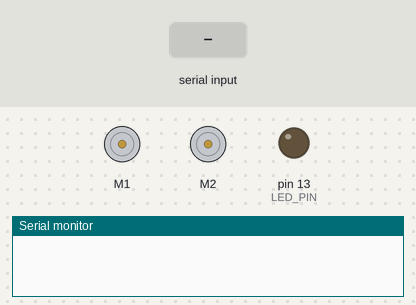
The sketch below on a simulated Arduino Uno, built with avr-gcc and run on an emulated ATmega328P. Parts: 2 × DC motor (green arrow = forward, orange = backward, longer = faster), output pins drawn as LEDs (lit = HIGH), the last lines printed to the serial monitor. Inputs (shaded band) come from the test bench.

Above: at 1.2 s.
1.3 s: "2\n" received over Serial
At 1.45 s:
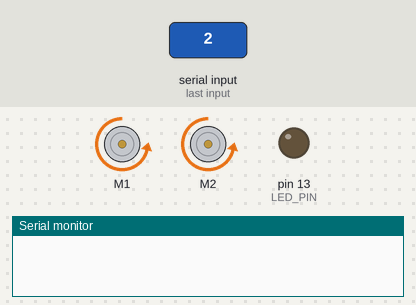
3.7 s: "3\n" received over Serial
At 3.85 s:
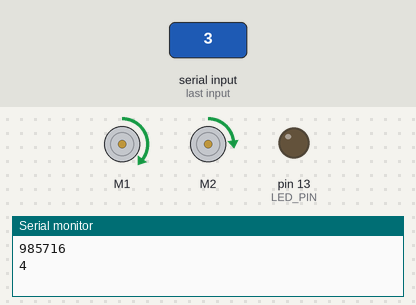
6.1 s: "4\n" received over Serial
At 6.25 s:
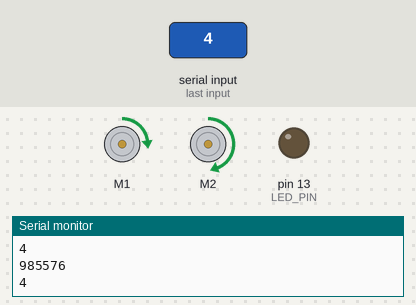
Timing chart, 0 to 9.1 s (numbered marks = the images above; inputs shaded):
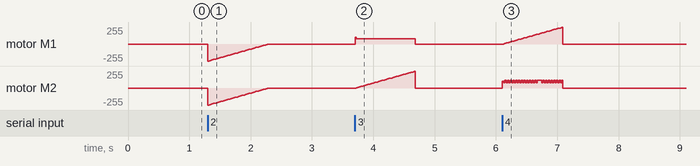

The sketch:

eeg.ino
```cpp
//-----------------------------------------------------------------------
//  Author: Shaun Webb
//  University: Sheffield Hallam University
//  Website: shaunwebb.co.uk
//  Github: TehWebby
//
//  Zumo Robot code
//-----------------------------------------------------------------------
#include <ZumoMotors.h>
#define LED_PIN 13

ZumoMotors motors;
int str;
int speed = 0;
int limit = 400;

void setup(){
  Serial.begin(9600);
  pinMode(LED_PIN, OUTPUT);
  Serial.setTimeout(100);
  digitalWrite(LED_PIN, LOW);
}

void loop(){
  if (Serial.available()){
    str = Serial.parseInt();

    //used a custom timer when coding to increase performance
    unsigned long start = micros();

    //ensure the direction entered is valid
    if (isValid(str))
      setMotors(str);

    resetValues();

    //used a custom timer when coding to increase performance
    unsigned long end = micros();
    unsigned long delta = end - start;
    Serial.println(delta);
  }
}

void setMotors(int dir){
  //use pointer to ref speed as we can keep the existing speed if we don't change it
  int *lSpeed = &speed;
  int *rSpeed = &speed;
  if (dir == 2)//Reverse
    setReverseSpeed();
  else if (dir == 3)//Left
    lSpeed = 0;
  else if (dir == 4)//Right
    rSpeed = 0;

  //loop from 0 to 400 unless reverse is active then speed=-400,limit=0
  for (speed; speed <= limit; speed++){
    motors.setSpeeds(*lSpeed, *rSpeed);
    delay(2);
  }
  //after the movement has completed, stop the motors (set speed to 0)
  stopMotors();
}

bool isValid(int dir){
  //ensure the direction entered is valid
  if (dir > 0 && dir < 5){
    return true;
  }
  else//maybe remove else?
    return false;
}

void setReverseSpeed(){
  //set the speed to negative if command is reverse (2)
  speed = limit*-1;
  limit = 0;
}

void resetValues(){
  speed = 0;
  limit = 400;
}

void stopMotors(){
  motors.setSpeeds(0,0);
}
```

Measured:
- after the input at 3.7 s, motor M1: stopped → forward 102/255 at once, then repeats every 0.05 s: forward 81/255 0.02 s, forward 82/255 0.02 s, until it stays stopped from 4.7 s; motor M2: rises from stopped to forward 251/255 in 0.95 s, then falls to stopped in 0.02 s
- after the input at 6.1 s, motor M1: rises from stopped to forward 252/255 in 0.95 s, then falls to stopped in 0.01 s
